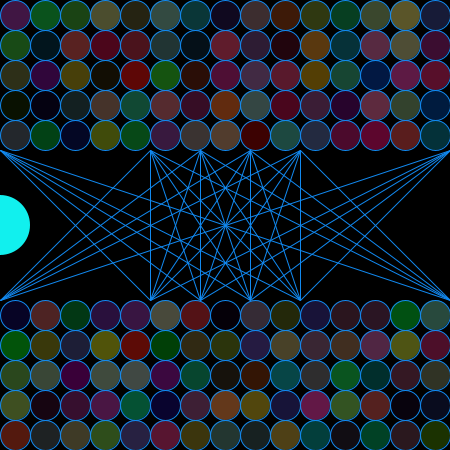
Frame 1 (no input)
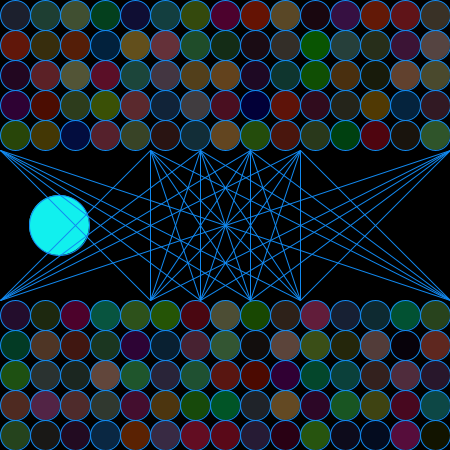
Frame 60 (the mouse pressed at the canvas centre just before this capture)
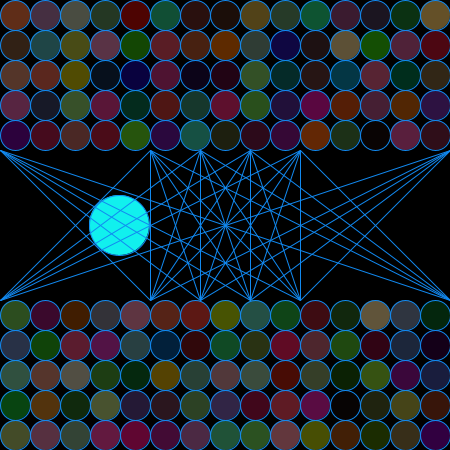
Frame 120 (the mouse held since frame 60 and released just before this capture)

The Processing sketch that drew these frames (run headless with seeded random() and noise(); from frame 60 on, the mouse is pressed at the canvas centre):

// Processing sketch: processing_123636
// ── processing_123636.pde

void setup() {
  size(450, 450);
  background(0);
  noStroke();
  fill(50);

}

int a = 0;

void draw() {
  background(0);
  fill(17, 240, 238);
   ellipse(a++%width,225,60,60);
 
   
    stroke(17, 137, 240);
line(0, 150, 450, 300);
line(0, 150, 300, 300);
line(0, 150, 250, 300);
line(0, 150, 200, 300);
line(0, 150, 150, 300);

line(0, 300, 450, 150);
line(0, 300, 300, 150);
line(0, 300, 250, 150);
line(0, 300, 200, 150);
line(0, 300, 150, 150);

line(150, 300, 450, 150);
line(150, 300, 300, 150);
line(150, 300, 250, 150);
line(150, 300, 200, 150);
line(150, 300, 150, 150);

line(200, 300, 450, 150);
line(200, 300, 300, 150);
line(200, 300, 250, 150);
line(200, 300, 200, 150);
line(200, 300, 150, 150);

line(250, 300, 450, 150);
line(250, 300, 300, 150);
line(250, 300, 250, 150);
line(250, 300, 200, 150);
line(250, 300, 150, 150);

line(300, 300, 450, 150);
line(300, 300, 300, 150);
line(300, 300, 250, 150);
line(300, 300, 200, 150);
line(300, 300, 150, 150);

line(450, 300, 450, 150);
line(450, 300, 300, 150);
line(450, 300, 250, 150);
line(450, 300, 200, 150);
line(450, 300, 150, 150);
   
for (int i = 15; i < 450; i=i+30) {
  for (int j =15; j < 150; j=j+30) {
    fill(random(255), random(220), random(180), 100);

    stroke(17, 137, 240);
    ellipse(i, j, 30, 30);
  }
}

for (int i = 15; i < 450; i=i+30) {
  for (int j =315; j < 450; j=j+30) {
    fill(random(255), random(220), random(180), 100);
    ellipse(i, j, 30, 30);
  }
}
}
